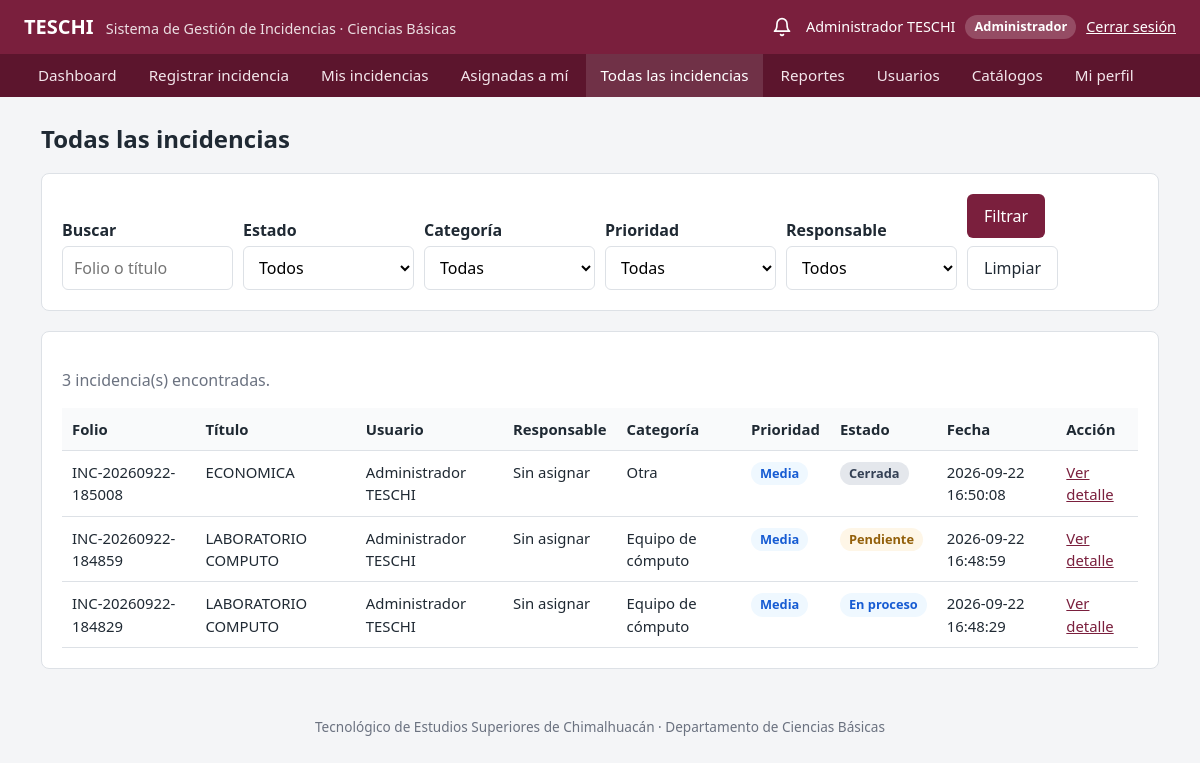
Screenshot of /todas_incidencias.php (signed in) with the database file from the repository.
### tables this page shows
CREATE TABLE `incidencias` (
  `id` int(11) NOT NULL,
  `folio` varchar(30) NOT NULL,
  `usuario_id` int(11) NOT NULL,
  `categoria_id` int(11) NOT NULL,
  `prioridad_id` int(11) NOT NULL,
  `estado_id` int(11) NOT NULL,
  `titulo` varchar(200) NOT NULL,
  `descripcion` text NOT NULL,
  `ubicacion` varchar(200) DEFAULT NULL,
  `responsable_id` int(11) DEFAULT NULL,
  `fecha_registro` timestamp NOT NULL DEFAULT current_timestamp(),
  `fecha_actualizacion` timestamp NOT NULL DEFAULT current_timestamp() ON UPDATE current_timestamp(),
  `fecha_cierre` datetime DEFAULT NULL
);

CREATE TABLE `categorias` (
  `id` int(11) NOT NULL,
  `nombre` varchar(100) NOT NULL,
  `descripcion` varchar(255) DEFAULT NULL,
  `activo` tinyint(1) DEFAULT 1
);

CREATE TABLE `prioridades` (
  `id` int(11) NOT NULL,
  `nombre` varchar(50) NOT NULL,
  `nivel` int(11) NOT NULL,
  `activo` tinyint(1) NOT NULL DEFAULT 1
);

CREATE TABLE `estados_incidencia` (
  `id` int(11) NOT NULL,
  `nombre` varchar(50) NOT NULL,
  `descripcion` varchar(255) DEFAULT NULL
);

### app/helpers/auth.php (called while the page is built, shortened)
<?php
function e($valor)
{
    return htmlspecialchars((string) ($valor ?? ""), ENT_QUOTES, "UTF-8");
}
function claseEstado($estado)
{
    $clases = [
        "Pendiente" => "badge-pendiente",
        "En revisión" => "badge-revision",
        "Asignada" => "badge-asignada",
        "En proceso" => "badge-proceso",
        "Resuelta" => "badge-resuelta",
        "Cerrada" => "badge-cerrada",
        "Cancelada" => "badge-cancelada"
    ];
    return $clases[$estado] ?? "";
}
function clasePrioridad($prioridad)
{
    $clases = [
        "Baja" => "badge-baja",
        "Media" => "badge-media",
        "Alta" => "badge-alta",
        "Crítica" => "badge-critica"
    ];
    return $clases[$prioridad] ?? "";
}

### public/todas_incidencias.php (the view, shortened to what this page needs)
<?php
require_once "../app/helpers/auth.php";
$incidencias = [];
$error = "";
$filtro_texto = trim($_GET["q"] ?? "");
try {
    $database = new Database();
    $conn = $database->conectar();
    $condiciones = [];
    $parametros = [];
    $sql = "
        SELECT
            i.id,
            i.folio,
            i.titulo,
            i.fecha_registro,
            CONCAT(u.nombre, ' ', COALESCE(u.apellido_paterno, '')) AS usuario,
            CONCAT(r.nombre, ' ', COALESCE(r.apellido_paterno, '')) AS responsable,
            c.nombre AS categoria,
            p.nombre AS prioridad,
            e.nombre AS estado
        FROM incidencias i
        INNER JOIN usuarios u
            ON i.usuario_id = u.id
        LEFT JOIN usuarios r
            ON i.responsable_id = r.id
        INNER JOIN categorias c
            ON i.categoria_id = c.id
        INNER JOIN prioridades p
            ON i.prioridad_id = p.id
        INNER JOIN estados_incidencia e
            ON i.estado_id = e.id
        " . ($condiciones ? "WHERE " . implode(" AND ", $condiciones) : "") . "
        ORDER BY i.fecha_registro DESC
    ";
    $stmt = $conn->prepare($sql);
    $stmt->execute($parametros);
    $incidencias = $stmt->fetchAll(PDO::FETCH_ASSOC);
} catch (PDOException $e) {
    $error = "No se pudieron consultar las incidencias.";
}
require_once "../app/views/layouts/header.php";
?>
<div class="encabezado-pagina">
    <h1>Todas las incidencias</h1>
</div>
<section class="tarjeta">
    <form method="GET" class="filtros">
        <div>
            <label for="q">Buscar</label>
            <input
                type="search"
                id="q"
                name="q"
                value="<?= e($filtro_texto) ?>"
                placeholder="Folio o título"
            >
        </div>
        <div>
            <label for="estado_id">Estado</label>
            <select id="estado_id" name="estado_id">
                <option value="">Todos</option>
            </select>
        </div>
        <div>
            <label for="categoria_id">Categoría</label>
            <select id="categoria_id" name="categoria_id">
                <option value="">Todas</option>
            </select>
        </div>
        <div>
            <label for="prioridad_id">Prioridad</label>
            <select id="prioridad_id" name="prioridad_id">
                <option value="">Todas</option>
            </select>
        </div>
        <div>
            <label for="responsable_id">Responsable</label>
            <select id="responsable_id" name="responsable_id">
                <option value="">Todos</option>
            </select>
        </div>
        <div class="acciones">
            <button type="submit" class="btn btn-primary">Filtrar</button>
            <a href="todas_incidencias.php" class="btn btn-secundario">Limpiar</a>
        </div>
    </form>
</section>
<section class="tarjeta">
    <?php if ($error): ?>
        <div class="alerta alerta-error"><?= e($error) ?></div>
    <?php elseif (empty($incidencias)): ?>
        <p>No se encontraron incidencias.</p>
    <?php else: ?>
        <p class="texto-suave"><?= count($incidencias) ?> incidencia(s) encontradas.</p>
        <div class="tabla-contenedor">
            <table class="tabla">
                <thead>
                    <tr>
                        <th>Folio</th>
                        <th>Título</th>
                        <th>Usuario</th>
                        <th>Responsable</th>
                        <th>Categoría</th>
                        <th>Prioridad</th>
                        <th>Estado</th>
                        <th>Fecha</th>
                        <th>Acción</th>
                    </tr>
                </thead>
                <tbody>
                    <?php foreach ($incidencias as $incidencia): ?>
                        <tr>
                            <td><?= e($incidencia["folio"]) ?></td>
                            <td><?= e($incidencia["titulo"]) ?></td>
                            <td><?= e($incidencia["usuario"]) ?></td>
                            <td><?= e($incidencia["responsable"] ?: "Sin asignar") ?></td>
                            <td><?= e($incidencia["categoria"]) ?></td>
                            <td>
                                <span class="badge <?= clasePrioridad($incidencia["prioridad"]) ?>">
                                    <?= e($incidencia["prioridad"]) ?>
                                </span>
                            </td>
                            <td>
                                <span class="badge <?= claseEstado($incidencia["estado"]) ?>">
                                    <?= e($incidencia["estado"]) ?>
                                </span>
                            </td>
                            <td><?= e($incidencia["fecha_registro"]) ?></td>
                            <td>
                                <a href="detalle_incidencia.php?id=<?= (int) $incidencia["id"] ?>">
                                    Ver detalle
                                </a>
                            </td>
                        </tr>
                    <?php endforeach; ?>
                </tbody>
            </table>
        </div>
    <?php endif; ?>
</section>
<?php require_once "../app/views/layouts/footer.php"; ?>

### public/css/style.css (style rules this page uses)
:root { --color-primario: #7a1f3d; --color-primario-oscuro: #5c152d; --color-fondo: #f4f5f7; --color-tarjeta: #ffffff; --color-texto: #1f2933; --color-suave: #6b7280; --color-borde: #dde1e6; --color-exito: #1e7b4d; --color-error: #b42318; --radio: 8px; }
* { box-sizing: border-box; }
body { margin: 0; font-family: "Segoe UI", Roboto, Arial, sans-serif; background: var(--color-fondo); color: var(--color-texto); line-height: 1.5; }
a { color: var(--color-primario); }
.tarjeta { background: var(--color-tarjeta); border: 1px solid var(--color-borde); border-radius: var(--radio); padding: 20px; margin-bottom: 20px; }
.encabezado-pagina { display: flex; flex-wrap: wrap; justify-content: space-between; align-items: center; gap: 12px; margin-bottom: 16px; }
.encabezado-pagina h1 { margin: 0; font-size: 1.5rem; }
.texto-suave { color: var(--color-suave); }
label { display: block; font-weight: 600; margin-bottom: 4px; }
input[type="text"], input[type="email"], input[type="password"], input[type="tel"], input[type="search"], input[type="date"], input[type="number"], select, textarea { width: 100%; padding: 9px 11px; border: 1px solid var(--color-borde); border-radius: 6px; font: inherit; background: #fff; }
.filtros { display: grid; grid-template-columns: repeat(auto-fit, minmax(170px, 1fr)); gap: 10px; align-items: end; }
.btn { display: inline-block; padding: 9px 16px; border: 1px solid transparent; border-radius: 6px; font: inherit; cursor: pointer; text-decoration: none; text-align: center; }
.btn-primary { background: var(--color-primario); color: #fff; }
.btn-secundario { background: #fff; border-color: var(--color-borde); color: var(--color-texto); }
.acciones { display: flex; flex-wrap: wrap; gap: 8px; }
.tabla-contenedor { overflow-x: auto; }
table.tabla { width: 100%; border-collapse: collapse; background: var(--color-tarjeta); font-size: 0.93rem; }
.tabla th, .tabla td { padding: 10px; border-bottom: 1px solid var(--color-borde); text-align: left; vertical-align: top; }
.tabla th { background: #f9fafb; font-weight: 600; white-space: nowrap; }
.badge { display: inline-block; padding: 2px 9px; border-radius: 999px; font-size: 0.8rem; font-weight: 600; background: #eef0f3; color: #374151; white-space: nowrap; }
.badge-pendiente { background: #fef6e7; color: #93600b; }
.badge-proceso { background: #eff8ff; color: #175cd3; }
.badge-cerrada { background: #e4e7ec; color: #344054; }
.badge-media { background: #eff8ff; color: #175cd3; }

### rows the page displays
incidencias: folio "INC-20260922-185008", titulo "ECONOMICA", usuario "Administrador TESCHI", responsable "Sin asignar", categoria.nombre "Otra", prioridad.nombre "Media", estado.nombre "Cerrada", fecha_registro "2026-09-22 16:50:08"
incidencias: folio "INC-20260922-184859", titulo "LABORATORIO COMPUTO", usuario "Administrador TESCHI", responsable "Sin asignar", categoria.nombre "Equipo de cómputo", prioridad.nombre "Media", estado.nombre "Pendiente", fecha_registro "2026-09-22 16:48:59"
incidencias: folio "INC-20260922-184829", titulo "LABORATORIO COMPUTO", usuario "Administrador TESCHI", responsable "Sin asignar", categoria.nombre "Equipo de cómputo", prioridad.nombre "Media", estado.nombre "En proceso", fecha_registro "2026-09-22 16:48:29"

### other values shown
$_SESSION["nombre"] . " " . ($_SESSION["apellido_paterno"] ?? "") "Administrador TESCHI"
$_SESSION["rol"] "Administrador"
$texto "Dashboard"
$texto "Registrar incidencia"
$texto "Mis incidencias"
$texto "Asignadas a mí"
$texto "Todas las incidencias"
$texto "Reportes"
$texto "Usuarios"
$texto "Catálogos"
$texto "Mi perfil"
count($incidencias) "3"
